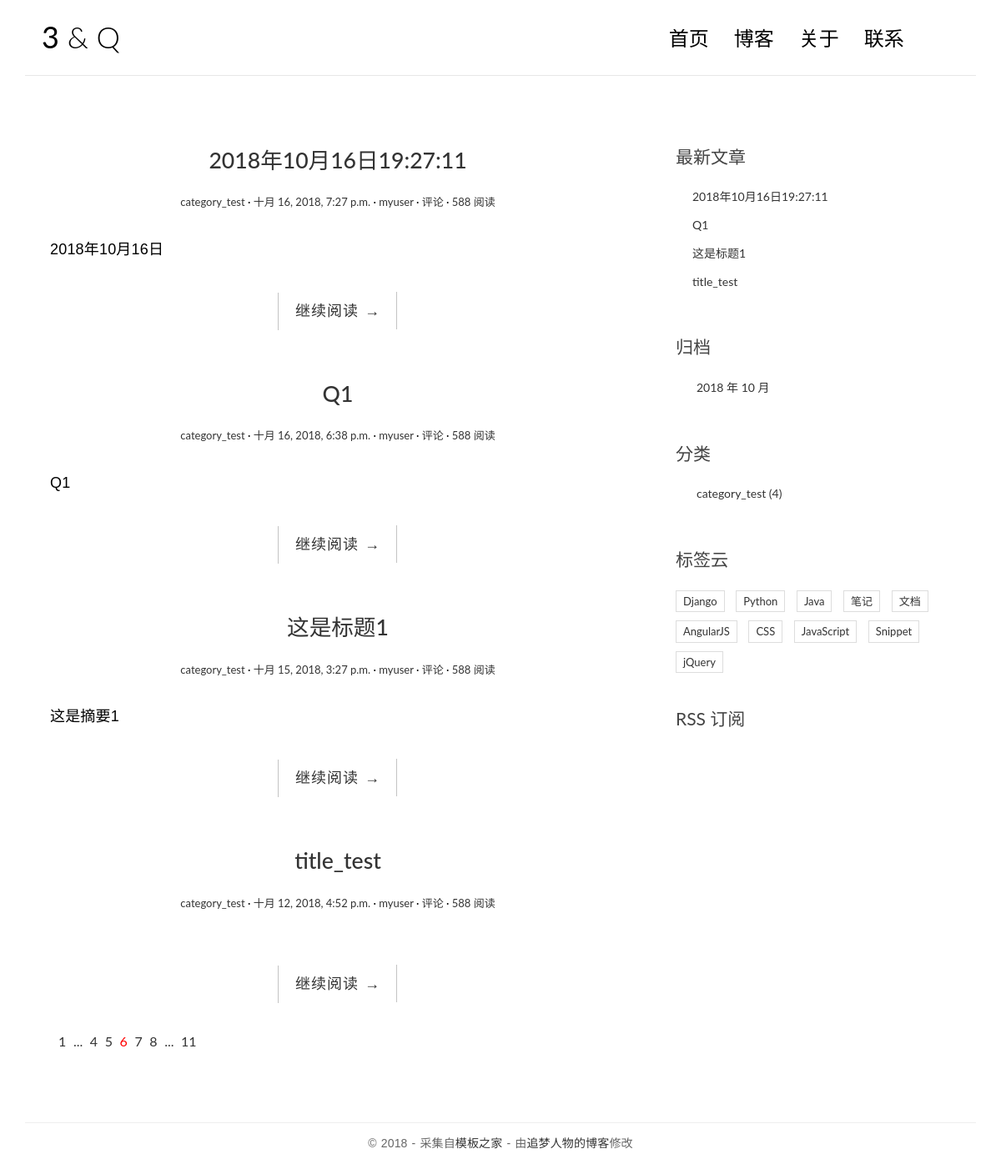
The page / on the database its author committed.
### blog/models.py (models this page shows, shortened)
class Post(models.Model):
    title = models.CharField(max_length=100)
    body = models.TextField()
    create_time = models.DateTimeField()
    update_time = models.DateTimeField()
    category = models.ForeignKey(Category)
    author = models.ForeignKey(User)
    tags = models.ManyToManyField(Tag, blank=True)
    excerpt = models.CharField(max_length=100, blank=True)
    def get_absolute_url(self):
        return reverse('blog:detail', kwargs={'pk': self.pk})
    class Meta:
        ordering = ['create_time']

class Category(models.Model):
    name = models.CharField(max_length=100)

### blog/views.py (the view)
# urls.py: url(r'^$', views.index, name='index'),
def index(request):
    post_list = Post.objects.all().order_by('-create_time')  # 正序, -create_time 逆序
    return render(request, 'blog/index.html', context={'post_list': post_list})

### blog/templatetags/blog_tags.py (called while the page is built)
@register.simple_tag
def get_recent_posts(num=5):
    return Post.objects.all().order_by('-create_time')[:num]

@register.simple_tag
def archives():
    return Post.objects.dates('create_time', 'month', order='DESC')

@register.simple_tag
def get_categories():
    return Category.objects.all()

### templates/blog/index.html
{% extends 'base.html' %}
{% block main %}
    {% for post in post_list %}
        <article class="post post-{{ post.pk }}">
            <header class="entry-header">
                <h1 class="entry-title">
                    <a href="{{ post.get_absolute_url }}">{{ post.title }}</a>
                </h1>
                <div class="entry-meta">
                    <span class="post-category"><a href="#">{{ post.category.name }}</a></span>
                    <span class="post-date"><a href="#"><time class="entry-date"
                                                              datetime="{{ post.create_time }}">{{ post.create_time }}</time></a></span>
                    <span class="post-author"><a href="#">{{ post.author }}</a></span>
                    <span class="comments-link"><a href="{{ post.comment_set.count }}">评论</a></span>
                    <span class="views-count"><a href="#">588 阅读</a></span>
                </div>
            </header>
            <div class="entry-content clearfix">
                <p>{{ post.excerpt }}</p>
                <div class="read-more cl-effect-14">
                    <a href="{{ post.get_absolute_url }}" class="more-link">继续阅读 <span class="meta-nav">→</span></a>
                </div>
            </div>
        </article>
    {% empty %}
        <div class="no-post">暂时还没有发布的文章！</div>
    {% endfor %}
    <div class="pagination">
        <ul>
            <li><a href="">1</a></li>
            <li><a href="">...</a></li>
            <li><a href="">4</a></li>
            <li><a href="">5</a></li>
            <li class="current"><a href="">6</a></li>
            <li><a href="">7</a></li>
            <li><a href="">8</a></li>
            <li><a href="">...</a></li>
            <li><a href="">11</a></li>
        </ul>
    </div>
{% endblock main %}

### templates/base.html (shortened to what this page needs)
{% load staticfiles %}
{% load blog_tags %}
<!DOCTYPE html>
<html>
<head>
    <link rel="stylesheet" href="http://code.ionicframework.com/ionicons/2.0.1/css/ionicons.min.css">
    <link rel="stylesheet" href="{% static 'blog/css/bootstrap.min.css' %}">
    <link rel="stylesheet" href="{% static 'blog/css/pace.css' %}">
    <link rel="stylesheet" href="{% static 'blog/css/custom.css' %}">
    <link rel="stylesheet" href="{% static 'blog/css/highlights/github.css' %}">
</head>
<body>
<div class="container">
    <header id="site-header">
        <div class="row">
            <div class="col-md-4 col-sm-5 col-xs-8">
                <div class="logo">
                    <h1><a href="{% url 'blog:index' %}"><b>3</b> &amp; Q</a></h1>
                </div>
            </div>
            <div class="col-md-8 col-sm-7 col-xs-4">
                <nav class="main-nav" role="navigation">
                    <div class="collapse navbar-collapse" id="bs-example-navbar-collapse-1">
                        <ul class="nav navbar-nav navbar-right">
                            <li class="cl-effect-11"><a href="index.html" data-hover="首页">首页</a></li>
                            <li class="cl-effect-11"><a href="full-width.html" data-hover="博客">博客</a></li>
                            <li class="cl-effect-11"><a href="about.html" data-hover="关于">关于</a></li>
                            <li class="cl-effect-11"><a href="contact.html" data-hover="联系">联系</a></li>
                        </ul>
                    </div>
                </nav>
            </div>
        </div>
    </header>
</div>
<div class="content-body">
    <div class="container">
        <div class="row">
            <main class="col-md-8">
                {% block main %}
                {% endblock main %}
            </main>
            <aside class="col-md-4">
                <div class="widget widget-recent-posts">
                    <h3 class="widget-title">最新文章</h3>
                    {% get_recent_posts as recent_post_list %}
                    <ul>
                        {% for post in recent_post_list %}
                            <li>
                                <a href="{{ post.get_absolute_url }}">{{ post.title }}</a>
                            </li>
                        {% empty %}
                            暂无文章！
                        {% endfor %}
                    </ul>
                </div>
                <div class="widget widget-archives">
                    <h3 class="widget-title">归档</h3>
                    {% archives as date_list %}
                    <ul>
                        {% for date in date_list %}
                            <li>
                                <a href="{% url 'blog:archives' date.year date.month %}">
                                    {{ date.year }} 年 {{ date.month }} 月
                                </a>
                            </li>
                        {% empty %}
                            暂无归档！
                        {% endfor %}
                    </ul>
                </div>
                <div class="widget widget-category">
                    <h3 class="widget-title">分类</h3>
                    {% get_categories as category_list %}
                    <ul>
                        {% for category in category_list %}
                            <li>
                                <a href="{% url 'blog:category' category.pk %}">{{ category.name }}
                                    <span class="post-count">({{ category.post_set.count }})</span>
                                </a>
                            </li>
                        {% empty %}
                            暂无分类！
                        {% endfor %}
                    </ul>
                </div>
                <div class="widget widget-tag-cloud">
                    <h3 class="widget-title">标签云</h3>
                    <ul>
                        <li>
                            <a href="#">Django</a>
                        </li>
                        <li>
                            <a href="#">Python</a>
                        </li>
                        <li>
                            <a href="#">Java</a>
                        </li>
                        <li>
                            <a href="#">笔记</a>
                        </li>
                        <li>
                            <a href="#">文档</a>
                        </li>
                        <li>
                            <a href="#">AngularJS</a>
                        </li>
                        <li>
                            <a href="#">CSS</a>
                        </li>
                        <li>
                            <a href="#">JavaScript</a>
                        </li>
                        <li>
                            <a href="#">Snippet</a>
                        </li>
                        <li>
                            <a href="#">jQuery</a>
                        </li>
                    </ul>
                </div>
                <div class="rss">
                    <a href=""> RSS 订阅</a>
                </div>
            </aside>
        </div>
    </div>
</div>
<footer id="site-footer">
    <div class="container">
        <div class="row">
            <div class="col-md-12">
                <p class="copyright">&copy 2018 - 采集自<a href="http://www.cssmoban.com/"
                                                        target="_blank" title="模板之家">模板之家</a>
                    - 由<a href="http://zmrenwu.com/" title="网页模板" target="_blank">追梦人物的博客</a>修改
                </p>
            </div>
        </div>
    </div>
</footer>
</body>
</html>

### blog/static/blog/css/custom.css (style rules this page uses)
* { outline: none; }
h1, h2, h3, h4, h5, h6 { margin-top: 0; }
b { font-weight: 400; }
a { color: #333; }
body { color: #444; font-family: 'Lato', sans-serif; }
p { font-family: 'Ubuntu', sans-serif; font-weight: 400; word-spacing: 1px; letter-spacing: 0.01em; }
#site-header { background-color: #FFF; padding: 25px 20px; margin-bottom: 40px; border-bottom: 1px solid #e7e7e7; }
.logo h1 a { color: #000; }
.logo h1 { margin: 0; font-family: 'Lato', sans-serif; font-weight: 300; }
.main-nav { margin-top: 11px; max-width: 95%; }
.main-nav a { color: #000000 !important; padding: 0 0 5px 0 !important; margin-right: 30px; font-family: 'Lato', sans-serif; font-weight: 300; font-size: 24px; }
.cl-effect-11 a { padding: 10px 0; color: #0972b4; text-shadow: none; }
.cl-effect-11 a::before { position: absolute; top: 0; left: 0; overflow: hidden; padding: 0 0 5px 0 !important; max-width: 0; border-bottom: 1px solid #000; color: #000; content: attr(data-hover); white-space: nowrap; -webkit-transition: max-width 0.5s; -moz-transition: max-width 0.5s; transition: max-width 0.5s; }
.content-body { padding-bottom: 4em; }
.post { background: #fff; padding: 30px 30px 0; }
.entry-title { text-align: center; font-size: 1.9em; margin-bottom: 20px; line-height: 1.6; padding: 10px 20px 0; }
.entry-meta { text-align: center; color: #DDDDDD; font-size: 13px; margin-bottom: 30px; }
.entry-content { font-size: 18px; line-height: 1.9; font-weight: 300; color: #000; }
.post-category::after, .post-date::after, .post-author::after, .comments-link::after { content: ' ·'; color: #000; }
.read-more { font-family: 'Ubuntu', sans-serif; font-weight: 400; word-spacing: 1px; letter-spacing: 0.01em; text-align: center; margin-top: 20px; }
.cl-effect-14 a { padding: 0 20px; height: 45px; line-height: 45px; position: relative; display: inline-block; margin: 15px 25px; letter-spacing: 1px; font-weight: 400; text-shadow: 0 0 1px rgba(255, 255, 255, 0.3); }
.cl-effect-14 a::before, .cl-effect-14 a::after { position: absolute; width: 45px; height: 1px; background: #C3C3C3; content: ''; -webkit-transition: all 0.3s; -moz-transition: all 0.3s; transition: all 0.3s; pointer-events: none; }
.cl-effect-14 a::before { top: 0; left: 0; -webkit-transform: rotate(90deg); -moz-transform: rotate(90deg); transform: rotate(90deg); -webkit-transform-origin: 0 0; -moz-transform-origin: 0 0; transform-origin: 0 0; }
.cl-effect-14 a::after { right: 0; bottom: 0; -webkit-transform: rotate(90deg); -moz-transform: rotate(90deg); transform: rotate(90deg); -webkit-transform-origin: 100% 0; -moz-transform-origin: 100% 0; transform-origin: 100% 0; }
.widget { background: #fff; padding: 30px 0 0; }
.widget-title { font-size: 1.5em; margin-bottom: 20px; line-height: 1.6; padding: 10px 0 0; font-weight: 400; }
.widget-recent-posts ul { padding: 0; margin: 0; padding-left: 20px; }
.widget-recent-posts ul li { list-style-type: none; position: relative; line-height: 170%; margin-bottom: 10px; }
.widget-recent-posts ul li::before { content: '\f3d3'; font-family: "Ionicons"; position: absolute; left: -17px; top: 3px; font-size: 16px; color: #000; }
.widget-archives ul { padding: 0; margin: 0; padding-left: 25px; }
.widget-archives ul li { list-style-type: none; position: relative; line-height: 170%; margin-bottom: 10px; }
.widget-archives ul li::before { content: '\f3f3'; font-family: "Ionicons"; position: absolute; left: -25px; top: 1px; font-size: 16px; color: #000; }
.widget-category ul { padding: 0; margin: 0; padding-left: 25px; }
.widget-category ul li { list-style-type: none; position: relative; line-height: 170%; margin-bottom: 10px; }
.widget-category ul li::before { content: '\f3fe'; font-family: "Ionicons"; position: absolute; left: -25px; top: 1px; font-size: 18px; color: #000; }
.widget-tag-cloud ul { padding: 0; margin: 0; margin-right: -10px; }
.widget-tag-cloud ul li { list-style-type: none; font-size: 13px; display: inline-block; margin-right: 10px; margin-bottom: 10px; padding: 3px 8px; border: 1px solid #ddd; }
.rss { font-size: 21px; margin-top: 30px; }
.rss a { color: #444; }
#site-footer { padding-top: 10px; padding: 0 0 1.5em 0; }
.copyright { text-align: center; padding-top: 1em; margin: 0; border-top: 1px solid #eee; color: #666; }
.pagination ul { list-style: none; }
.pagination ul li { display: inline-block; font-size: 16px; margin-right: 5px; }
.current a { color: red; }

### rows shown on the page
Post: title "2018年10月16日19:27:11", category.name "category_test", create_time "十月 16, 2018, 7:27 p.m.", author "myuser", excerpt "2018年10月16日"
Post: title "Q1", category.name "category_test", create_time "十月 16, 2018, 6:38 p.m.", author "myuser", excerpt "Q1"
Post: title "这是标题1", category.name "category_test", create_time "十月 15, 2018, 3:27 p.m.", author "myuser", excerpt "这是摘要1"
Post: title "title_test", category.name "category_test", create_time "十月 12, 2018, 4:52 p.m.", author "myuser"
Category: name "category_test", post_set.count "4"

### other values the page prints
{{ date.year }} "2018"
{{ date.month }} "10"
